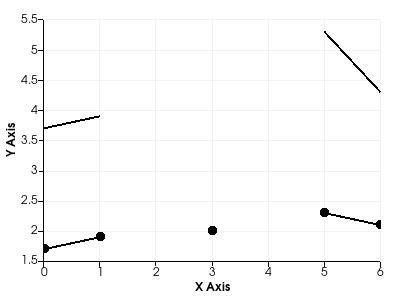

Reproduce this figure in Python.
#!/usr/bin/env python
# Demonstrate chart handling of NaN values in line and point plots.

import math

import vtkmodules.vtkInteractionStyle  # noqa: F401
import vtkmodules.vtkRenderingContextOpenGL2  # noqa: F401
import vtkmodules.vtkRenderingOpenGL2  # noqa: F401

from vtkmodules.vtkChartsCore import vtkChartXY, vtkPlotLine, vtkPlotPoints
from vtkmodules.vtkCommonCore import vtkDoubleArray
from vtkmodules.vtkCommonDataModel import vtkTable
from vtkmodules.vtkRenderingContext2D import vtkContextActor
from vtkmodules.vtkRenderingCore import (
    vtkRenderWindow,
    vtkRenderWindowInteractor,
    vtkRenderer,
)

nan = float("nan")

# Create a table with polyline points.
table = vtkTable()
arr_x = vtkDoubleArray()
arr_x.SetName("X")
table.AddColumn(arr_x)
arr_c = vtkDoubleArray()
arr_c.SetName("f1")
table.AddColumn(arr_c)
table.SetNumberOfRows(7)
for i, (xv, yv) in enumerate([(0, 1.7), (1, 1.9), (2, nan), (3, 2), (4, nan), (5, 2.3), (6, 2.1)]):
    table.SetValue(i, 0, xv)
    table.SetValue(i, 1, yv)

# Create a table with non-polyline points.
table2 = vtkTable()
arr_x2 = vtkDoubleArray()
arr_x2.SetName("X")
table2.AddColumn(arr_x2)
arr_c2 = vtkDoubleArray()
arr_c2.SetName("f1")
table2.AddColumn(arr_c2)
x_vals2 = [0, 1, 1, 2, 2, 3, 3, 4, 4, 5, 5, 6]
y_vals2 = [3.7, 3.9, 3.9, nan, nan, 4, 5, nan, nan, 5.3, 5.3, 4.3]
table2.SetNumberOfRows(12)
for i in range(12):
    table2.SetValue(i, 0, x_vals2[i])
    table2.SetValue(i, 1, y_vals2[i])

# Set up a chart.
chart = vtkChartXY()

points = vtkPlotPoints()
chart.AddPlot(points)
points.SetInputData(table, 0, 1)
points.SetMarkerSize(10.0)

line = vtkPlotLine()
chart.AddPlot(line)
line.SetInputData(table, 0, 1)

line2 = vtkPlotLine()
line2.SetPolyLine(False)
chart.AddPlot(line2)
line2.SetInputData(table2, 0, 1)

# Context actor and scene wiring.
context_actor = vtkContextActor()
context_actor.GetScene().AddItem(chart)

# Renderer
renderer = vtkRenderer()
renderer.SetBackground(1.0, 1.0, 1.0)
context_actor.GetScene().SetRenderer(renderer)
renderer.AddActor(context_actor)

# Window
render_window = vtkRenderWindow()
render_window.SetSize(400, 300)
render_window.SetMultiSamples(0)
render_window.AddRenderer(renderer)
render_window.SetWindowName("chart bad points")

# Interactor
interactor = vtkRenderWindowInteractor()
interactor.SetRenderWindow(render_window)

interactor.Initialize()
interactor.Start()
